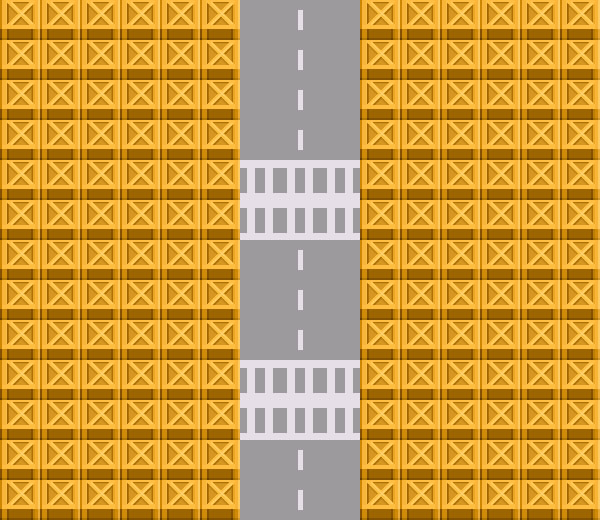

This game map was drawn from its Tiled (.tmx) file and the tilesets committed beside it. A one-line description and the full map source follow:
An orthogonal 15x13 tile map with 40x40 px tiles, 3 tile layers (ground, colidable, building), 5 tilesets.

<map version="1.0" orientation="orthogonal" renderorder="right-down" width="15" height="13" tilewidth="40" tileheight="40" nextobjectid="1">
 <tileset firstgid="1" name="TownGround" tilewidth="40" tileheight="40" tilecount="7" columns="7">
  <image source="TownGround.jpg" width="280" height="40" />
 </tileset>
 <tileset firstgid="8" name="TownBlockRed" tilewidth="40" tileheight="40" tilecount="1" columns="1">
  <image source="TownBlockRed.jpg" width="40" height="44" />
 </tileset>
 <tileset firstgid="9" name="TownBlockYellow" tilewidth="40" tileheight="40" tilecount="1" columns="1">
  <image source="TownBlockYellow.jpg" width="40" height="44" />
 </tileset>
 <tileset firstgid="10" name="TownBox" tilewidth="40" tileheight="40" tilecount="1" columns="1">
  <image source="TownBox.jpg" width="40" height="44" />
 </tileset>
 <tileset firstgid="11" name="Ttree" tilewidth="40" tileheight="67" tilecount="1" columns="1">
  <image source="Ttree.jpg" width="40" height="67" />
 </tileset>
 <layer name="ground" width="15" height="13">
  <data encoding="csv">
1,1,1,1,1,1,3,6,3,1,1,1,1,1,1,
1,1,1,1,1,1,3,6,3,1,1,1,1,1,1,
1,1,1,1,1,1,3,6,3,1,1,1,1,1,1,
1,1,1,1,1,1,3,6,3,1,1,1,1,1,1,
1,1,1,1,1,1,4,4,4,1,1,1,1,1,1,
1,1,1,1,1,1,4,4,4,1,1,1,1,1,1,
1,1,1,1,1,1,3,6,3,1,1,1,1,1,1,
1,1,1,1,1,1,3,6,3,1,1,1,1,1,1,
1,1,1,1,1,1,3,6,3,1,1,1,1,1,1,
1,1,1,1,1,1,4,4,4,1,1,1,1,1,1,
1,1,1,1,1,1,4,4,4,1,1,1,1,1,1,
1,1,1,1,1,1,3,6,3,1,1,1,1,1,1,
2,2,2,2,2,2,3,6,3,2,2,2,2,2,2
</data>
 </layer>
 <layer name="colidable" width="15" height="13">
  <data encoding="csv">
0,0,0,0,0,0,0,0,0,0,0,0,0,0,0,
0,0,0,0,0,0,0,0,0,0,0,0,0,0,0,
0,0,0,0,0,0,0,0,0,0,0,0,0,0,0,
0,0,0,0,0,0,0,0,0,0,0,0,0,0,0,
0,0,0,0,0,0,0,0,0,0,0,0,0,0,0,
0,0,0,0,0,0,0,0,0,0,0,0,0,0,0,
0,0,0,0,0,0,0,0,0,0,0,0,0,0,0,
0,0,0,0,0,0,0,0,0,0,0,0,0,0,0,
0,0,0,0,0,0,0,0,0,0,0,0,0,0,0,
0,0,0,0,0,0,0,0,0,0,0,0,0,0,0,
0,0,0,0,0,0,0,0,0,0,0,0,0,0,0,
0,0,0,0,0,0,0,0,0,0,0,0,0,0,0,
0,0,0,0,0,0,0,0,0,0,0,0,0,0,0
</data>
 </layer>
 <layer name="building" width="15" height="13">
  <data encoding="csv">
10,10,10,10,10,10,0,0,0,10,10,10,10,10,10,
10,10,10,10,10,10,0,0,0,10,10,10,10,10,10,
10,10,10,10,10,10,0,0,0,10,10,10,10,10,10,
10,10,10,10,10,10,0,0,0,10,10,10,10,10,10,
10,10,10,10,10,10,0,0,0,10,10,10,10,10,10,
10,10,10,10,10,10,0,0,0,10,10,10,10,10,10,
10,10,10,10,10,10,0,0,0,10,10,10,10,10,10,
10,10,10,10,10,10,0,0,0,10,10,10,10,10,10,
10,10,10,10,10,10,0,0,0,10,10,10,10,10,10,
10,10,10,10,10,10,0,0,0,10,10,10,10,10,10,
10,10,10,10,10,10,0,0,0,10,10,10,10,10,10,
10,10,10,10,10,10,0,0,0,10,10,10,10,10,10,
10,10,10,10,10,10,0,0,0,10,10,10,10,10,10
</data>
 </layer>
</map>
